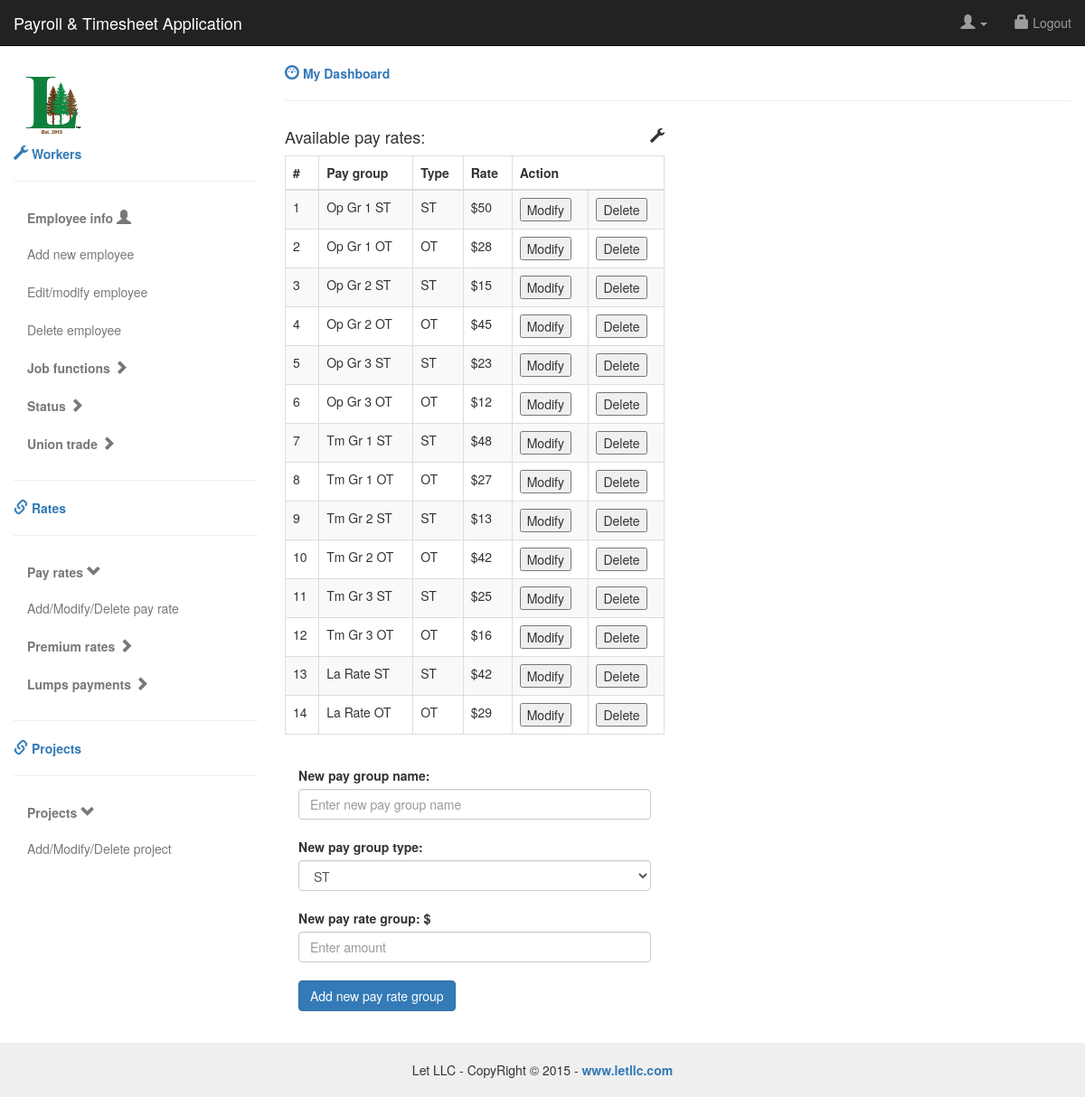
Page /add_pay_rate_table.php on the committed database.
### tables this page shows
CREATE TABLE `pay_rate` (
  `pay_rate_id` int(11) NOT NULL AUTO_INCREMENT,
  `pay_rate_type` varchar(45) DEFAULT NULL,
  `pay_rate_hourly_amount` varchar(45) DEFAULT NULL,
  `type` varchar(45) DEFAULT NULL,
  PRIMARY KEY (`pay_rate_id`)
);

### add_pay_rate_table.php (the view, shortened to what this page needs)
<!DOCTYPE html>
<html lang="en">
	<head>
		<link href="css/styles.css" rel="stylesheet">
                <link href="css/bootstrap.min.css" rel="stylesheet">
                <link href="http://maxcdn.bootstrapcdn.com/bootstrap/3.2.0/css/bootstrap.min.css" rel="stylesheet" type="text/css" />
                <link href="http://cdnjs.cloudflare.com/ajax/libs/bootstrap-datepicker/1.3.0/css/datepicker.css" rel="stylesheet" type="text/css" />
		<link href="css/styles.css" rel="stylesheet">
	</head>
	<body>
<div id="top-nav" class="navbar navbar-inverse navbar-static-top">
    <div class="container-fluid">
        <div class="navbar-header">
            <a class="navbar-brand" href="#">Payroll & Timesheet Application</a>
        </div>
        <div class="navbar-collapse collapse">
            <ul class="nav navbar-nav navbar-right">
                <li class="dropdown">
                    <a class="dropdown-toggle" role="button" data-toggle="dropdown" href="#"><i class="glyphicon glyphicon-user"></i> <?php echo $_SESSION['user_id']; ?> <span class="caret"></span></a>
                </li>
                <li><a href="#"><i class="glyphicon glyphicon-lock"></i> Logout</a></li>
            </ul>
        </div>
    </div>
</div>
<div class="container-fluid">
    <div class="row">
        <div class="col-sm-3">
            <img src="let-logo.png" /><br/>
            <a href="#"><strong><i class="glyphicon glyphicon-wrench"></i> Workers</strong></a>
            <hr>
           <ul class="nav nav-stacked">
                <li class="nav-header"> <a href="#" data-toggle="collapse" data-target="#menu1"><strong>Employee info</strong> <i class="glyphicon glyphicon-user"></i></a>
                    <ul class="nav nav-stacked collapse in" id="menu1">
                        <li class="active"> <a href="add_employee_form.php">Add new employee</a></li>
                        <li class="active"> <a href="edit_employee_table.php">Edit/modify employee</a></li>
                        <li class="active"> <a href="delete_employee_table.php">Delete employee</a></li>
                    </ul>
                </li>
                <li class="nav-header"> <a href="#" data-toggle="collapse" data-target="#menu2"><strong>Job functions</strong> <i class="glyphicon glyphicon-chevron-right"></i></a>
                </li>
                <li class="nav-header">
                    <a href="#" data-toggle="collapse" data-target="#menu3"><strong>Status</strong> <i class="glyphicon glyphicon-chevron-right"></i></a>
                </li>
                <li class="nav-header">
                    <a href="#" data-toggle="collapse" data-target="#menu4"><strong>Union trade</strong> <i class="glyphicon glyphicon-chevron-right"></i></a>
                </li>
            </ul>
            <hr>
            <a href="#"><strong><i class="glyphicon glyphicon-link"></i> Rates</strong></a>
            <hr>
            <ul class="nav nav-stacked">
                <li class="nav-header"> <a href="#" data-toggle="collapse" data-target="#menu5"><strong>Pay rates</strong> <i class="glyphicon glyphicon-chevron-down"></i></a>
                    <ul class="nav nav-stacked collapse in" id="menu5">
                        <li class="active"> <a href="add_pay_rate_table.php">Add/Modify/Delete pay rate</a></li>
                    </ul>
                </li>
                <li class="nav-header"> <a href="#" data-toggle="collapse" data-target="#menu6"><strong>Premium rates</strong> <i class="glyphicon glyphicon-chevron-right"></i></a>
                </li>
                <li class="nav-header">
                    <a href="#" data-toggle="collapse" data-target="#menu7"><strong>Lumps payments</strong> <i class="glyphicon glyphicon-chevron-right"></i></a>
                </li>
            </ul>
           <hr>
            <a href="#"><strong><i class="glyphicon glyphicon-link"></i> Projects</strong></a>
            <hr>
            <ul class="nav nav-stacked">
                <li class="nav-header"> <a href="#" data-toggle="collapse" data-target="#menu5"><strong>Projects</strong> <i class="glyphicon glyphicon-chevron-down"></i></a>
                    <ul class="nav nav-stacked collapse in" id="menu5">
                        <li class="active"> <a href="add_project_table.php">Add/Modify/Delete project</a></li>
                    </ul>
                </li>
            </ul>
        </div>
        <div class="col-sm-9">
            <a href="dashboard.php"><strong><i class="glyphicon glyphicon-dashboard"></i> My Dashboard</strong></a>
            <hr>
            <div class="row">
                <div class="col-md-6">
                    <div class="panel-title">
                        <i class="glyphicon glyphicon-wrench pull-right"></i>
                                <h4>Available pay rates:</h4>
                    </div>
                    <table class="table table-striped table-bordered table-hover">
                            <thead>
                                <tr>
                                    <th>#</th>
                                    <th>Pay group</th>
                                    <th>Type</th>
                                    <th>Rate</th>
                                    <th  colspan="2">Action</th>
                                </tr>
                            </thead>
                            <tbody>
                                <?php
                                $result = mysql_query("SELECT *
                                                       FROM pay_rate");
                                $counter = 0;
                                            while($row = mysql_fetch_array($result, MYSQL_ASSOC))
                                            {
                                                ++$counter;
                                ?>
                                <tr>
                                    <td><?php echo $counter; ?></td>
                                    <td><?php echo "{$row['pay_rate_type']} <br>"; ?></td>
                                    <td><?php echo "{$row['type']} <br>"; ?></td>
                                    <td><?php echo "$"."{$row['pay_rate_hourly_amount']} <br>"; ?></td>
                                    <td>
                                        <form id="modify" action="edit_pay_rate_form.php" method="post">
                                            <input name="modify_status" type="submit" value="Modify">
                                        </form>
                                    </td>
                                    <td>
                                        <form class="delete" action="delete_pay_rate_form.php" method="post">
                                            <input  type="submit" value="Delete">
                                        </form>
                                    </td>
                                </tr>
                                   <?php
                                            }
                                        ?>
                            </tbody>
                        </table>
                         <div class="panel-body">
                             <form action="add_pay_rate_form.php" class="form form-vertical" method="post">
                                <div class="control-group">
                                    <label>New pay group name:</label>
                                    <div class="controls">
                                        <input name="new_pay_rate_name" type="text" class="form-control" placeholder="Enter new pay group name">
                                    </div>
                                    <br />
                                     <label>New pay group type:</label>
                                    <div class="controls">
                                        <select name="new_pay_rate_type" class="form-control">
                                             <option>ST</option>
                                        </select>
                                    </div>
                                    <br />
                                    <label>New pay rate group: $</label>
                                    <div class="controls">
                                        <input name="new_pay_rate" type="text" class="form-control" placeholder="Enter amount">
                                    </div>
                                    <br />
                                    <div class="controls">
                                        <button type="submit" class="btn btn-primary">
                                            Add new pay rate group
                                        </button>
                                    </div>
                                </div>
                            </form>
                         </div>
                    </div>
                </div>
            </div>
        </div>
    </div>
<footer class="text-center">Let LLC - CopyRight © 2015 - <a href="http://www.letllc.com"><strong>www.letllc.com</strong></a></footer>
	</body>
</html>

### css/styles.css (style rules this page uses)
.navbar-static-top { margin-bottom:20px; }
i { font-size:16px; }
.nav > li > a { color:#787878; }
footer { margin-top:20px; padding-top:20px; padding-bottom:20px; background-color:#efefef; }

### rows in the picture
pay_rate: pay_rate_type "Op Gr 1 ST", type "ST", pay_rate_hourly_amount "50"
pay_rate: pay_rate_type "Op Gr 1 OT", type "OT", pay_rate_hourly_amount "28"
pay_rate: pay_rate_type "Op Gr 2 ST", type "ST", pay_rate_hourly_amount "15"
pay_rate: pay_rate_type "Op Gr 2 OT", type "OT", pay_rate_hourly_amount "45"
pay_rate: pay_rate_type "Op Gr 3 ST", type "ST", pay_rate_hourly_amount "23"
pay_rate: pay_rate_type "Op Gr 3 OT", type "OT", pay_rate_hourly_amount "12"
pay_rate: pay_rate_type "Tm Gr 1 ST", type "ST", pay_rate_hourly_amount "48"
pay_rate: pay_rate_type "Tm Gr 1 OT", type "OT", pay_rate_hourly_amount "27"
pay_rate: pay_rate_type "Tm Gr 2 ST", type "ST", pay_rate_hourly_amount "13"
pay_rate: pay_rate_type "Tm Gr 2 OT", type "OT", pay_rate_hourly_amount "42"
pay_rate: pay_rate_type "Tm Gr 3 ST", type "ST", pay_rate_hourly_amount "25"
pay_rate: pay_rate_type "Tm Gr 3 OT", type "OT", pay_rate_hourly_amount "16"
pay_rate: pay_rate_type "La Rate ST", type "ST", pay_rate_hourly_amount "42"
pay_rate: pay_rate_type "La Rate OT", type "OT", pay_rate_hourly_amount "29"
